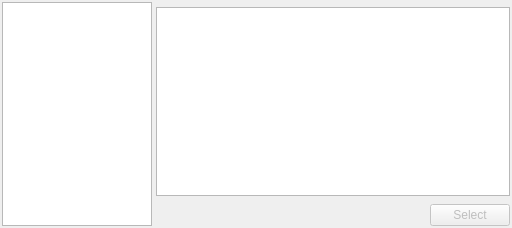
<?xml version="1.0" encoding="UTF-8"?>
<ui version="4.0">
 <class>FieldTextSelectionWidget</class>
 <widget class="QFrame" name="FieldTextSelectionWidget">
  <property name="geometry">
   <rect>
    <x>0</x>
    <y>0</y>
    <width>512</width>
    <height>228</height>
   </rect>
  </property>
  <property name="sizePolicy">
   <sizepolicy hsizetype="Expanding" vsizetype="Preferred">
    <horstretch>0</horstretch>
    <verstretch>0</verstretch>
   </sizepolicy>
  </property>
  <property name="windowTitle">
   <string>Frame</string>
  </property>
  <layout class="QHBoxLayout" name="horizontalLayout">
   <property name="spacing">
    <number>4</number>
   </property>
   <property name="leftMargin">
    <number>2</number>
   </property>
   <property name="topMargin">
    <number>2</number>
   </property>
   <property name="rightMargin">
    <number>2</number>
   </property>
   <property name="bottomMargin">
    <number>2</number>
   </property>
   <item>
    <widget class="QTableView" name="tblItems">
     <property name="sizePolicy">
      <sizepolicy hsizetype="Maximum" vsizetype="Expanding">
       <horstretch>0</horstretch>
       <verstretch>0</verstretch>
      </sizepolicy>
     </property>
     <property name="maximumSize">
      <size>
       <width>150</width>
       <height>16777215</height>
      </size>
     </property>
     <property name="iconSize">
      <size>
       <width>24</width>
       <height>24</height>
      </size>
     </property>
     <property name="showGrid">
      <bool>false</bool>
     </property>
     <attribute name="horizontalHeaderVisible">
      <bool>false</bool>
     </attribute>
     <attribute name="horizontalHeaderMinimumSectionSize">
      <number>20</number>
     </attribute>
     <attribute name="horizontalHeaderDefaultSectionSize">
      <number>20</number>
     </attribute>
     <attribute name="horizontalHeaderStretchLastSection">
      <bool>true</bool>
     </attribute>
     <attribute name="verticalHeaderVisible">
      <bool>false</bool>
     </attribute>
     <attribute name="verticalHeaderDefaultSectionSize">
      <number>20</number>
     </attribute>
    </widget>
   </item>
   <item>
    <layout class="QVBoxLayout" name="verticalLayout">
     <item>
      <spacer name="horizontalSpacer">
       <property name="orientation">
        <enum>Qt::Horizontal</enum>
       </property>
       <property name="sizeHint" stdset="0">
        <size>
         <width>40</width>
         <height>5</height>
        </size>
       </property>
      </spacer>
     </item>
     <item>
      <widget class="QTextBrowser" name="textBrowser">
       <property name="verticalScrollBarPolicy">
        <enum>Qt::ScrollBarAlwaysOff</enum>
       </property>
       <property name="horizontalScrollBarPolicy">
        <enum>Qt::ScrollBarAlwaysOff</enum>
       </property>
      </widget>
     </item>
     <item>
      <widget class="LabelsWidget" name="wdgLabels" native="true">
       <property name="sizePolicy">
        <sizepolicy hsizetype="Preferred" vsizetype="Maximum">
         <horstretch>0</horstretch>
         <verstretch>0</verstretch>
        </sizepolicy>
       </property>
      </widget>
     </item>
     <item alignment="Qt::AlignRight">
      <widget class="QPushButton" name="btnSelect">
       <property name="enabled">
        <bool>false</bool>
       </property>
       <property name="cursor">
        <cursorShape>PointingHandCursor</cursorShape>
       </property>
       <property name="text">
        <string>Select</string>
       </property>
       <property name="positive" stdset="0">
        <bool>false</bool>
       </property>
       <property name="highlighted" stdset="0">
        <bool>true</bool>
       </property>
      </widget>
     </item>
    </layout>
   </item>
  </layout>
 </widget>
 <customwidgets>
  <customwidget>
   <class>LabelsWidget</class>
   <extends>QWidget</extends>
   <header>src.main.python.plotlyst.view.widget.labels</header>
   <container>1</container>
  </customwidget>
 </customwidgets>
 <resources/>
 <connections/>
</ui>
